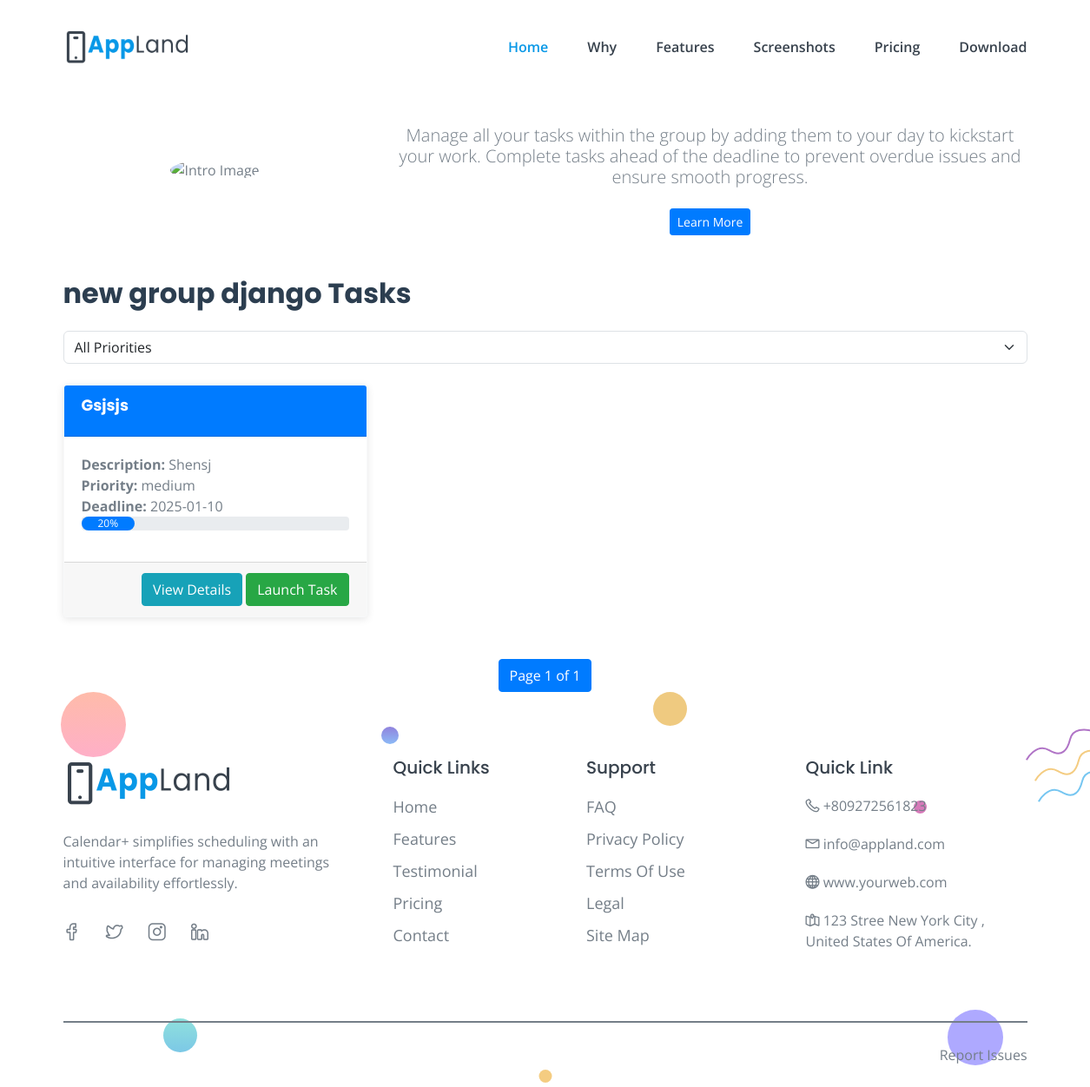
The page /tasks/task-calendar/8/3/ (signed in) on the database its author committed.
### groups/models.py (models this page shows, shortened)
class Group(models.Model):
    organization = models.ForeignKey(
        Organization,
        on_delete=models.CASCADE,
        related_name='groups'
    )
    name = models.CharField(max_length=255)
    description = models.TextField(blank=True, null=True)
    team_leader = models.ForeignKey(
        User,
        on_delete=models.SET_NULL,
        null=True,
        blank=True,
        related_name='leading_groups'
    )
    created_by = models.ForeignKey(
        User,
        on_delete=models.CASCADE,
        related_name='created_groups'
    )
    created_at = models.DateTimeField(auto_now_add=True)
    updated_at = models.DateTimeField(auto_now=True)

### group_tasks/models.py (models this page shows, shortened)
class Task(models.Model):
    organization = models.ForeignKey(
        Organization,
        on_delete=models.CASCADE,
        related_name='tasks',
        help_text="The organization under which this task is created."
    )
    group = models.ForeignKey(
        Group,
        on_delete=models.CASCADE,
        related_name='tasks',
        help_text="The group this task belongs to."
    )
    created_by = models.ForeignKey(
        User,
        on_delete=models.CASCADE,
        related_name='created_tasks',
        help_text="The user who created this task (e.g., the team leader)."
    )
    assigned_to = models.ForeignKey(
        User,
        on_delete=models.CASCADE,
        related_name='assigned_tasks',
        help_text="The group member to whom this task is assigned."
    )
    title = models.CharField(
        max_length=255,
        help_text="A short and descriptive title for the task."
    )
    description = models.TextField(
        blank=True,
        null=True,
        help_text="Detailed description of the task."
    )
    priority = models.CharField(
        max_length=20,
        choices=[
            ('low', 'Low'),
            ('medium', 'Medium'),
            ('high', 'High'),
            ('urgent', 'Urgent')
        ],
        default='medium',
        help_text="The priority level of the task."
    )
    status = models.CharField(
        max_length=20,
        choices=[
            ('pending', 'Pending'),
            ('in_progress', 'In Progress'),
            ('completed', 'Completed'),
            ('cancelled', 'Cancelled'),
            ('overdue', 'Overdue')
        ],
        default='pending',
        help_text="The current status of the task."
    )
    deadline = models.DateTimeField(
        help_text="The deadline for completing the task."
    )
    start_date = models.DateTimeField(
        blank=True,
        null=True,
        help_text="The date and time when the task should start."
    )
    end_date = models.DateTimeField(
        blank=True,
        null=True,
        help_text="The expected or actual completion date of the task."
    )
    progress = models.PositiveIntegerField(
        default=0,
        help_text="Progress percentage (0-100) of task completion."
    )
    is_recurring = models.BooleanField(
        default=False,
        help_text="Indicates if this task recurs on a schedule."
    )
    recurrence_pattern = models.CharField(
        max_length=50,
        choices=[
            ('daily', 'Daily'),
            ('weekly', 'Weekly'),
            ('monthly', 'Monthly'),
            ('yearly', 'Yearly')
        ],
        blank=True,
        null=True,
        help_text="Pattern for recurring tasks."
    )
    recurrence_end_date = models.DateField(
        blank=True,
        null=True,
        help_text="End date for the recurrence pattern."
    )
    attachments = models.FileField(
        upload_to='task_attachments/',
        blank=True,
        null=True,
        help_text="Optional file attachments for the task."
    )
    notify_assignee = models.BooleanField(
        default=True,
        help_text="Notify the assignee when the task is created or updated."
    )
    is_urgent_notification_sent = models.BooleanField(
        default=False,
        help_text="Tracks if an urgent notification has been sent for this task."
    )
    created_at = models.DateTimeField(auto_now_add=True, help_text="Task creation timestamp.")
    updated_at = models.DateTimeField(auto_now=True, help_text="Task last updated timestamp.")
    class Meta:
        ordering = ['-created_at']
        verbose_name = "Task"
        verbose_name_plural = "Tasks"
        constraints = [
            models.CheckConstraint(
                check=models.Q(progress__gte=0) & models.Q(progress__lte=100),
                name='valid_progress_range'
            )
        ]

### group_tasks/views.py (the view)
# urls.py: path('task-calendar/<int:org_id>/<int:group_id>/',task_calendar, name='task_calendar'),
@login_required
def task_calendar(request, org_id, group_id):
    group = get_object_or_404(Group, id=group_id, organization_id=org_id)
    organization = get_object_or_404(Organization, id=org_id)
    if not GroupMember.objects.filter(group=group, user=request.user).exists():
        raise Http404("You are not a member of this group.")
    priority_filter = request.GET.get('priority', None)
    tasks = Task.objects.filter(group=group, assigned_to=request.user)
    if priority_filter:
        tasks = tasks.filter(priority=priority_filter)
    tasks = tasks.order_by('-created_at')
    paginator = Paginator(tasks, 3)
    page_number = request.GET.get('page')
    page_obj = paginator.get_page(page_number)
    task_data = []
    for task in page_obj:
        task_in_my_day = AddDay.objects.filter(task=task, user=request.user).exists()
        task_data.append({
            'title': task.title,
            'description': task.description,
            'priority': task.priority,
            'start': task.deadline.strftime('%Y-%m-%d'),
            'progress': task.progress,
            'id': task.id,
            'in_my_day': task_in_my_day
        })
    return render(request, 'task/task_calendar.html', {
        'tasks': task_data,
        'group': group,
        'organization': organization,
        'page_obj': page_obj,
    })

### templates/task/task_calendar.html (shortened to what this page needs)
{% extends 'custom.html' %}
{% block content %}
<br><br><br>
<!DOCTYPE html>
<html lang="en">
<head>
    <link href="https://cdn.jsdelivr.net/npm/bootstrap@5.3.0-alpha1/dist/css/bootstrap.min.css" rel="stylesheet">
</head>
<body>
    <section class="container mt-5 text-center">
        <div class="row justify-content-center align-items-center">
            <div class="col-12 col-md-4">
                <img src="https://th.bing.com/th/id/OIP.YXOaT62xuLoeHUYbf3MdtQHaHa?rs=1&pid=ImgDetMain" class="img-fluid rounded-circle" alt="Intro Image" style="max-width: 150px;">
            </div>
            <div class="col-12 col-md-8">
                <p class="lead mt-4">
                    Manage all your tasks within the group by adding them to your day to kickstart your work. Complete tasks ahead of the deadline to prevent overdue issues and ensure smooth progress.
                </p>
                <br>
                <p>
                    <button class="btn btn-primary btn-sm" data-bs-toggle="offcanvas" data-bs-target="#learnMoreSidebar" aria-controls="learnMoreSidebar">Learn More</button>
                </p>
            </div>
        </div>
    </section>
    <div class="container mt-5">
        <h1 class="mb-4" style="font-size: 2rem; color: #2c3e50; font-weight: bold;">
            {{ group.name }} Tasks
        </h1>
        <div class="mb-4">
            <form method="get" class="d-flex justify-content-end">
                <select class="form-select" name="priority" onchange="this.form.submit()">
                    <option value="">All Priorities</option>
                </select>
            </form>
        </div>
        <div class="row">
            {% for task in tasks %}
                <div class="col-md-4 mb-4">
                    <div class="card border-light">
                        <div class="card-header bg-primary text-white">
                            <h5 class="card-title">{{ task.title }}</h5>
                        </div>
                        <div class="card-body">
                            <p><strong>Description:</strong> {{ task.description }}</p>
                            <p><strong>Priority:</strong> {{ task.priority }}</p>
                            <p><strong>Deadline:</strong> {{ task.start }}</p>
                            <div class="progress mb-3">
                                <div class="progress-bar" role="progressbar" style="width: {{ task.progress }}%" aria-valuenow="{{ task.progress }}" aria-valuemin="0" aria-valuemax="100">{{ task.progress }}%</div>
                            </div>
                        </div>
                        <div class="card-footer text-end">
                            <button class="btn btn-info" data-bs-toggle="modal" data-bs-target="#taskModal" onclick="populateModal('{{ task.title }}', '{{ task.description }}', '{{ task.priority }}', '{{ task.start }}', {{ task.progress }})">View Details</button>
                            {% if task.in_my_day %}
                                <a href="{% url 'task_detail' org_id=group.organization.id group_id=group.id task_id=task.id %}" class="btn btn-success">
                                    Launch Task
                                </a>
                            {% endif %}
                        </div>
                    </div>
                </div>
            {% endfor %}
        </div>
        <div class="d-flex justify-content-center mt-4">
            <nav aria-label="Page navigation">
                <ul class="pagination">
                    <li class="page-item active" aria-current="page">
                        <span class="page-link">
                            Page {{ page_obj.number }} of {{ page_obj.paginator.num_pages }}
                        </span>
                    </li>
                </ul>
            </nav>
        </div>
    </div>
</body>
</html>
{% endblock %}

### static/assets/css/default.css (style rules this page uses)
.mt-5 { margin-top: 5px; }

### static/assets/css/style.css (style rules this page uses)
body { font-family: "Open Sans", sans-serif; font-weight: normal; font-style: normal; color: #747E88; overflow-x: hidden; }
* { margin: 0; padding: 0; -webkit-box-sizing: border-box; -moz-box-sizing: border-box; box-sizing: border-box; }
img { max-width: 100%; }
i, span, a { display: inline-block; }
audio, canvas, iframe, img, svg, video { vertical-align: middle; }
h1, h2, h3, h4, h5, h6 { font-family: "Poppins", sans-serif; font-weight: 700; color: #38424D; margin: 0px; }
h1 { font-size: 48px; }
h5 { font-size: 18px; }
ul, ol { margin: 0px; padding: 0px; list-style-type: none; }
p { font-size: 16px; font-weight: 400; line-height: 24px; color: #747E88; margin: 0px; }

### templates/task/task_calendar.html (style rules this page uses)
.card { border-radius: 10px; box-shadow: 0 2px 10px rgba(0, 0, 0, 0.1); transition: transform 0.2s; }
.progress-bar { border-radius: 20px; }

### rows shown on the page
Group: name "new group django"
Task: title "Gsjsjs", description "Shensj", priority "medium"

### other values the page prints
{{ task.start }} "2025-01-10"
{{ task.progress }} "20"
{{ page_obj.number }} "1"
{{ page_obj.paginator.num_pages }} "1"
